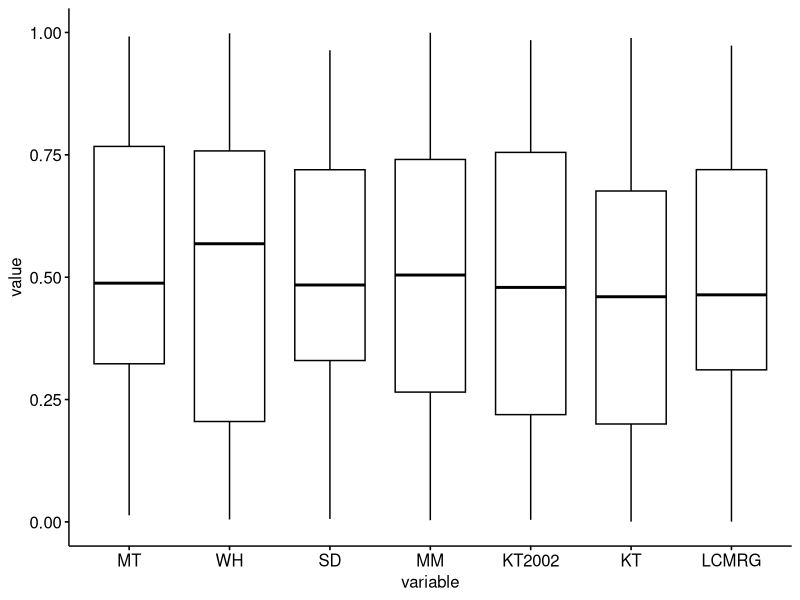
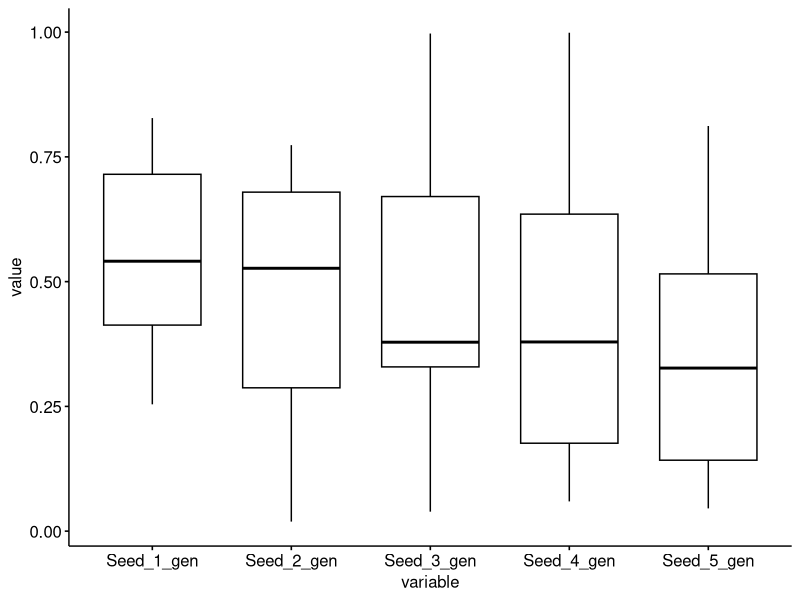

The R source for these figures, in order:
library(reshape2)
library(tidyverse)
library(ggpubr)

runif(1); .Random.seed[1:6]; 
runif(1); .Random.seed[1:6]

set.seed(1,kind ="Mersenne-Twister" )
u1<-runif(100)
set.seed(1,kind ="Wichmann-Hill" )
u2<-runif(100)
set.seed(1, kind="Super-Duper")
u3 <- runif(100)
set.seed(1, kind="Marsaglia-Multicarry")
u4 <- runif(1000)
set.seed(1, kind="Knuth-TAOCP-2002")
u5 <- runif(100)
set.seed(1, kind="Knuth-TAOCP")
u6 <- runif(100)
set.seed(1, kind="L'Ecuyer-CMRG")
u7 <- runif(100)


prova_rng<-data.frame("Case"=seq(1,100),"MT"=u1,"WH"=u2,"SD"=u3,"MM"=u4,"KT2002"=u5,"KT"=u6,"LCMRG"=u7)

prova_rng2<-melt(prova_rng,id.vars ="Case")

prova_rng2 %>% ggboxplot(x="variable",y="value")


#######
base<-seq(1,10)
seed_matrix<-data.frame("Seed_1"=base*10,"Seed_2"=base*10^2,"Seed_3"=base*10^3,
                        "Seed_4"=base*10^4,"Seed_5"=base*10^5)
cols<-colnames(seed_matrix)
for (el in cols)
{
  u<-numeric()
  for (i in 1:nrow(seed_matrix))
  {
    set.seed(seed_matrix[[el]][i])
    u<-c(u,runif(1))
    #print(seed_matrix[[el]][i])
  }
  seed_matrix<-cbind(seed_matrix,u)
}
colnames(seed_matrix)<-c(cols,paste(cols,"_gen",sep=""))

prova_seed<-melt(seed_matrix[,c(6,7,8,9,10)])

prova_seed %>% ggboxplot(x="variable",y="value")
